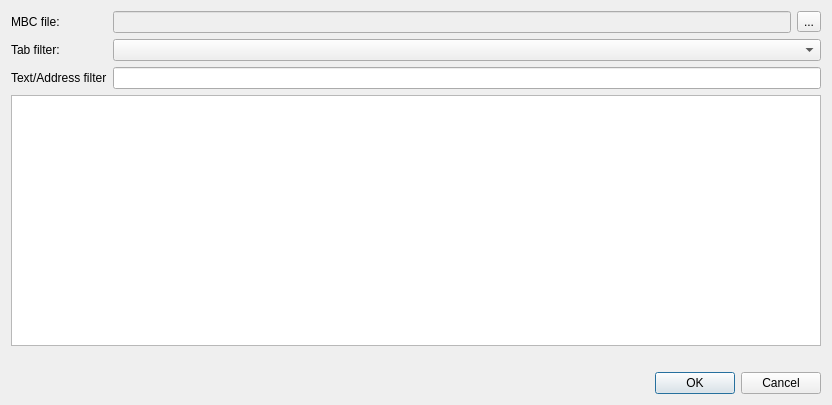
<?xml version="1.0" encoding="UTF-8"?>
<ui version="4.0">
 <class>ImportMbcDialog</class>
 <widget class="QDialog" name="ImportMbcDialog">
  <property name="geometry">
   <rect>
    <x>0</x>
    <y>0</y>
    <width>832</width>
    <height>405</height>
   </rect>
  </property>
  <property name="windowTitle">
   <string>Import registers from mbc file</string>
  </property>
  <layout class="QVBoxLayout" name="verticalLayout" stretch="0,1,0,0">
   <item>
    <layout class="QFormLayout" name="formLayout_2">
     <item row="0" column="0">
      <widget class="QLabel" name="label">
       <property name="text">
        <string>MBC file: </string>
       </property>
      </widget>
     </item>
     <item row="0" column="1">
      <layout class="QHBoxLayout" name="horizontalLayout_2">
       <item>
        <widget class="QLineEdit" name="lineMbcfile">
         <property name="enabled">
          <bool>false</bool>
         </property>
         <property name="readOnly">
          <bool>true</bool>
         </property>
        </widget>
       </item>
       <item>
        <widget class="QToolButton" name="btnSelectMbcFile">
         <property name="enabled">
          <bool>true</bool>
         </property>
         <property name="text">
          <string>...</string>
         </property>
        </widget>
       </item>
      </layout>
     </item>
     <item row="3" column="0">
      <widget class="QLabel" name="label_2">
       <property name="text">
        <string>Tab filter: </string>
       </property>
      </widget>
     </item>
     <item row="3" column="1">
      <widget class="QComboBox" name="cmbTabFilter"/>
     </item>
     <item row="4" column="1">
      <widget class="QLineEdit" name="lineTextFilter"/>
     </item>
     <item row="4" column="0">
      <widget class="QLabel" name="label_3">
       <property name="text">
        <string>Text/Address filter</string>
       </property>
      </widget>
     </item>
    </layout>
   </item>
   <item>
    <widget class="QTableView" name="tblMbcRegisters"/>
   </item>
   <item>
    <widget class="QLabel" name="lblSelectedCount">
     <property name="font">
      <font>
       <bold>true</bold>
      </font>
     </property>
     <property name="text">
      <string/>
     </property>
    </widget>
   </item>
   <item>
    <widget class="QDialogButtonBox" name="buttonBox">
     <property name="orientation">
      <enum>Qt::Orientation::Horizontal</enum>
     </property>
     <property name="standardButtons">
      <set>QDialogButtonBox::StandardButton::Cancel|QDialogButtonBox::StandardButton::Ok</set>
     </property>
    </widget>
   </item>
  </layout>
 </widget>
 <tabstops>
  <tabstop>lineMbcfile</tabstop>
  <tabstop>btnSelectMbcFile</tabstop>
  <tabstop>cmbTabFilter</tabstop>
  <tabstop>lineTextFilter</tabstop>
  <tabstop>tblMbcRegisters</tabstop>
 </tabstops>
 <resources/>
 <connections>
  <connection>
   <sender>buttonBox</sender>
   <signal>accepted()</signal>
   <receiver>ImportMbcDialog</receiver>
   <slot>accept()</slot>
   <hints>
    <hint type="sourcelabel">
     <x>248</x>
     <y>254</y>
    </hint>
    <hint type="destinationlabel">
     <x>157</x>
     <y>274</y>
    </hint>
   </hints>
  </connection>
  <connection>
   <sender>buttonBox</sender>
   <signal>rejected()</signal>
   <receiver>ImportMbcDialog</receiver>
   <slot>reject()</slot>
   <hints>
    <hint type="sourcelabel">
     <x>316</x>
     <y>260</y>
    </hint>
    <hint type="destinationlabel">
     <x>286</x>
     <y>274</y>
    </hint>
   </hints>
  </connection>
 </connections>
</ui>
